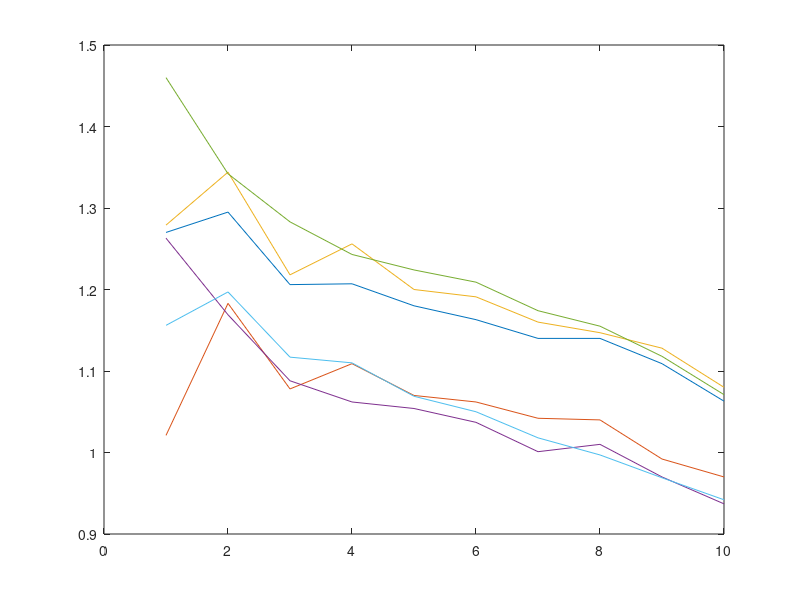

Write MATLAB code to recreate this figure.
DWM_to_wall_offset = 0.025;
number_of_distances_measured = 10;

U0_offset_distances = [4.557, 4.035, 3.519, 3.014, 2.508, 2.001, 1.499, 1.000, 0.497, 0.100];
U0_actual_distances = U0_offset_distances + DWM_to_wall_offset*2;

U1_offset_distances = [4.556, 4.036, 3.520, 3.015, 2.508, 2.001, 1.500, 1.000, 0.498, 0.100];
U1_actual_distances = U1_offset_distances + DWM_to_wall_offset*2;

U2_offset_distances = [4.555, 4.037, 3.519, 3.015, 2.507, 2.001, 1.501, 1.000, 0.493, 0.100];
U2_actual_distances = U2_offset_distances + DWM_to_wall_offset*2;

U0U1 = [5.877, 5.380, 4.775, 4.271, 3.738, 3.214, 2.689, 2.190, 1.656, 1.213];
U0U2 = [5.628, 5.268, 4.647, 4.173, 3.628, 3.113, 2.591, 2.090, 1.539, 1.120];
U0U3 = [5.886, 5.429, 4.787, 4.320, 3.758, 3.242, 2.709, 2.197, 1.675, 1.230];
U1U2 = [5.869, 5.255, 4.658, 4.127, 3.612, 3.088, 2.551, 2.060, 1.518, 1.087];
U1U3 = [6.066, 5.428, 4.853, 4.308, 3.782, 3.260, 2.724, 2.205, 1.666, 1.221];
U2U3 = [5.761, 5.284, 4.686, 4.175, 3.626, 3.101, 2.569, 2.047, 1.512, 1.092];

Data_U0U1 = [U0_actual_distances; U0U1]';
Data_U0U2 = [U0_actual_distances; U0U2]';
Data_U0U3 = [U0_actual_distances; U0U3]';
Data_U1U2 = [U1_actual_distances; U1U2]';
Data_U1U3 = [U1_actual_distances; U1U3]';
Data_U2U3 = [U2_actual_distances; U2U3]';


plot(Data_U0U1(:, 2) - Data_U0U1(:, 1));
hold on;
plot(Data_U0U2(:, 2) - Data_U0U2(:, 1));
plot(Data_U0U3(:, 2) - Data_U0U3(:, 1));
plot(Data_U1U2(:, 2) - Data_U1U2(:, 1));
plot(Data_U1U3(:, 2) - Data_U1U3(:, 1));
plot(Data_U2U3(:, 2) - Data_U2U3(:, 1));
